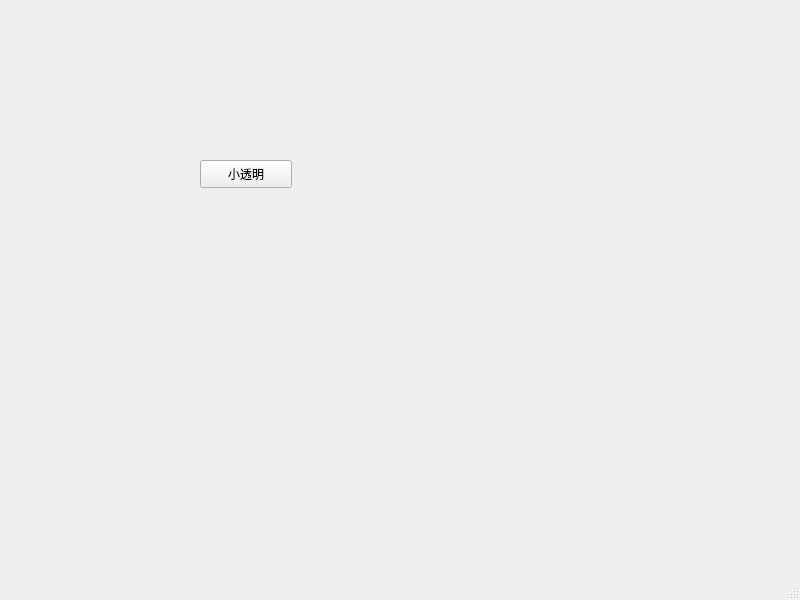
<?xml version="1.0" encoding="UTF-8"?>
<ui version="4.0">
 <class>MainWindow</class>
 <widget class="QMainWindow" name="MainWindow">
  <property name="geometry">
   <rect>
    <x>0</x>
    <y>0</y>
    <width>800</width>
    <height>600</height>
   </rect>
  </property>
  <property name="windowTitle">
   <string>MainWindow</string>
  </property>
  <widget class="QWidget" name="centralwidget">
   <widget class="QPushButton" name="invisible">
    <property name="geometry">
     <rect>
      <x>200</x>
      <y>160</y>
      <width>92</width>
      <height>28</height>
     </rect>
    </property>
    <property name="text">
     <string>小透明</string>
    </property>
   </widget>
  </widget>
  <widget class="QMenuBar" name="menubar">
   <property name="geometry">
    <rect>
     <x>0</x>
     <y>0</y>
     <width>800</width>
     <height>25</height>
    </rect>
   </property>
  </widget>
  <widget class="QStatusBar" name="statusbar"/>
 </widget>
 <resources/>
 <connections/>
</ui>
